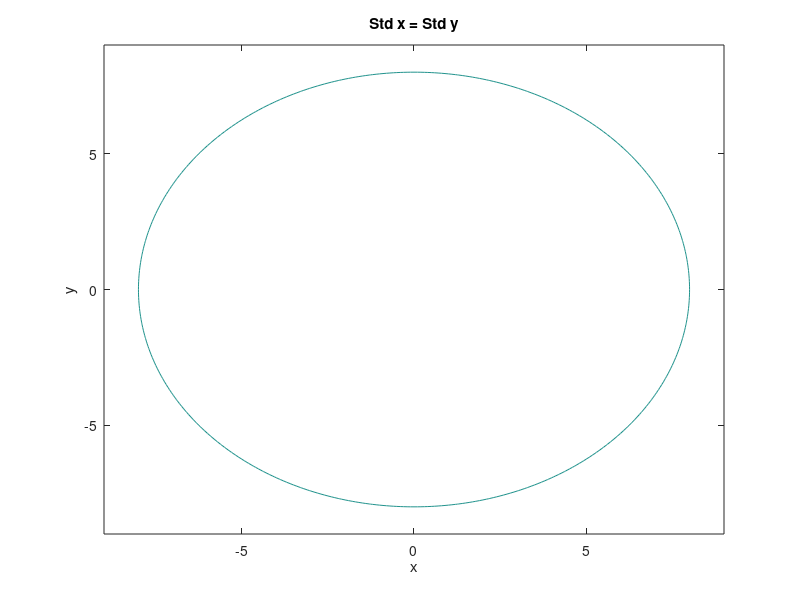
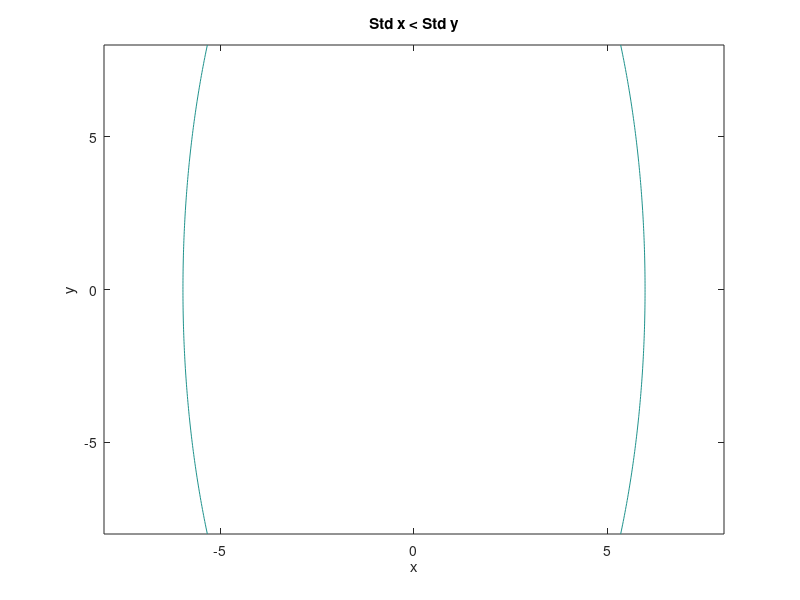
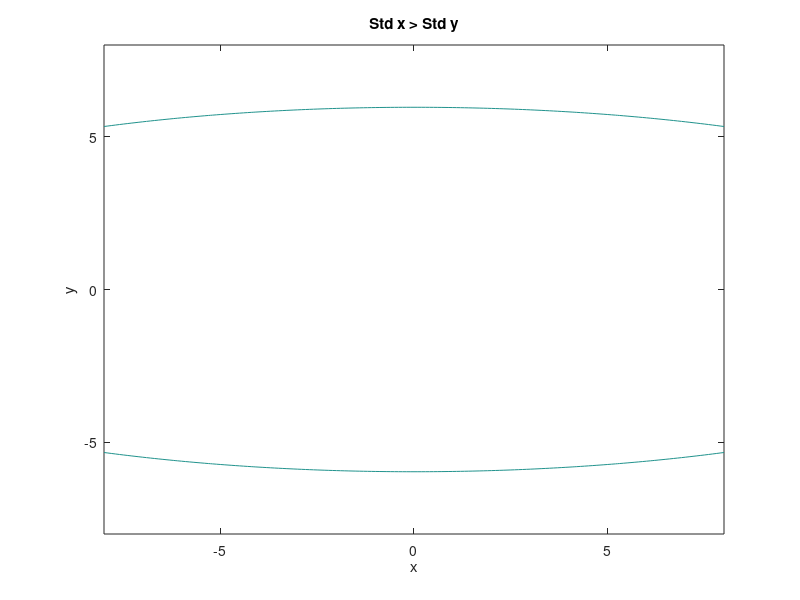
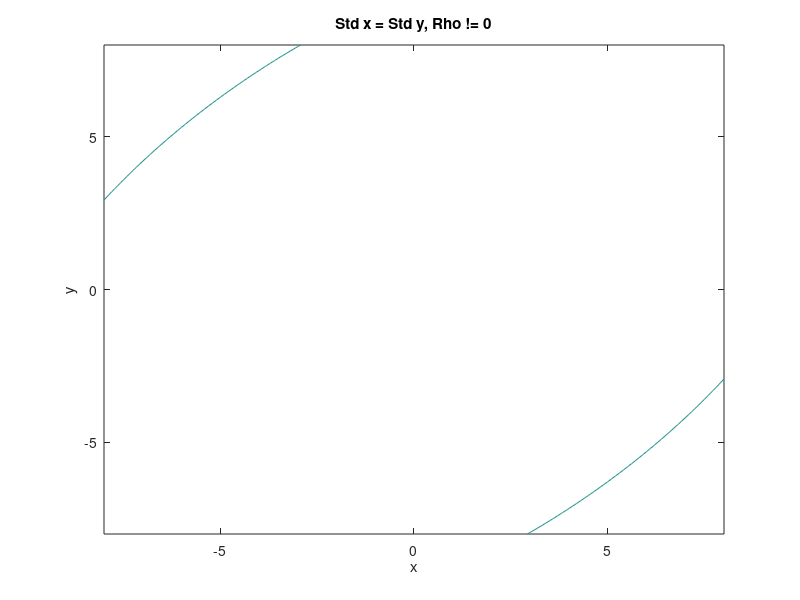

Write the MATLAB code that produced these figures, in order.
%% Problem 5.75
% I used the code from the book

%% Setup
clear; close all; clc

[X,Y] = meshgrid(-8:0.1:8);
mux = 0; muy = 0;

%% A
stdx = 3; stdy = 3;
varx = stdx^2; vary=stdy^2;
rho = 0;

X1 = (X-mux)/stdx;
Y1 = (Y-muy)/stdy;

Z = X1.^2-2*rho*X1.*Y1+Y1.^2;
c = 1;

figure(1);
contour(X,Y,Z,c)

title('Std x = Std y');
xlabel('x'); ylabel('y');
axis([-9 9 -9 9]);


%% B
stdx = 1; stdy = 3;
varx = stdx^2; vary=stdy^2;
rho = 0;

X1 = (X-mux)/stdx;
Y1 = (Y-muy)/stdy;

Z = X1.^2-2*rho*X1.*Y1+Y1.^2;
c = 1;

figure(2);
contour(X,Y,Z,c)

title('Std x < Std y');
xlabel('x'); ylabel('y');

%% C
stdx = 3; stdy = 1;
varx = stdx^2; vary=stdy^2;
rho = 0;

X1 = (X-mux)/stdx;
Y1 = (Y-muy)/stdy;

Z = X1.^2-2*rho*X1.*Y1+Y1.^2;
c = 1;

figure(3);
contour(X,Y,Z,c)

title('Std x > Std y');
xlabel('x'); ylabel('y');

%% D
stdx = 3; stdy = 3;
varx = stdx^2; vary=stdy^2;
rho = .5;

X1 = (X-mux)/stdx;
Y1 = (Y-muy)/stdy;

Z = X1.^2-2*rho*X1.*Y1+Y1.^2;
c =1;

figure(4);
contour(X,Y,Z,c)

title('Std x = Std y, Rho != 0');
xlabel('x'); ylabel('y');


%% E
stdx = 3; stdy = 3;
varx = stdx^2; vary=stdy^2;
rho = 0;

X1 = (X-mux)/stdx;
Y1 = (Y-muy)/stdy;

Z = X1.^2-2*rho*X1.*Y1+Y1.^2;
c = [.1 .5 1 2 4 8];

figure(5);
contour(X,Y,Z,c)

title('Std x = Std y, Various C');
xlabel('x'); ylabel('y');